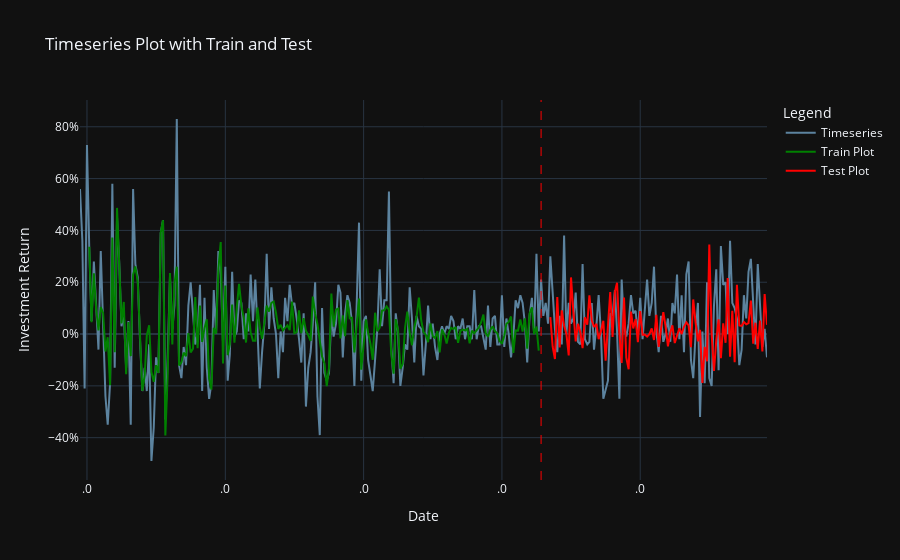

The code cell stored with this chart in its notebook:
### Code cell
timeseries_plt = np.hstack(timeseries) - 1
train_plt = np.hstack(train_plot) - 1
test_plt = np.hstack(test_plot) - 1

# Create the plot
fig = go.Figure()

# Add the timeseries line
fig.add_trace(go.Scatter(y=timeseries_plt, x=df_complete.index.tolist(), mode='lines', name='Timeseries',
                         line=dict(color='#5c839f', width=2)))  #, line=dict(color='red'))
# Add the training plot in red
fig.add_trace(go.Scatter(y=train_plt, x=df_complete.index.tolist(), mode='lines', name='Train Plot',
                         line=dict(color='green', width=2)))  #, line=dict(color='red')
# Add the testing plot in green
fig.add_trace(go.Scatter(y=test_plt, x=df_complete.index.tolist(), mode='lines', name='Test Plot',
                         line=dict(color='red', width=2)))  # , line=dict(color='green')

# Add Vertical line
fig.add_vline(x=df_complete.index.tolist()[train_size], line_color='red', line_dash='dash', line_width=1) #  line=dict(color="red", width=2, dash="dash")

# Update layout with labels
fig.update_layout(
    title='Timeseries Plot with Train and Test',
    xaxis=dict(
        title='Date',
        tickformat='.0%',
    ),
    yaxis=dict(
        title='Investment Return',
        tickformat='.0%',
    ),
    legend=dict(title="Legend")
)

# Show plot
fig.show()

### Figure 1 — Plotly figure (JSON) as saved in the notebook; plotly's stock layout.template omitted (floating-point values rounded to 4 significant figures; data arrays with more than 128 entries replaced by an {"elided": "..."} marker saying what was removed)
{"data": [{"line": {"color": "#5c839f", "width": 2}, "mode": "lines", "name": "Timeseries", "x": {"elided": "300 str values"}, "y": {"elided": "299 float values"}, "type": "scatter"}, {"line": {"color": "green", "width": 2}, "mode": "lines", "name": "Train Plot", "x": {"elided": "300 str values"}, "y": {"elided": "299 float values"}, "type": "scatter"}, {"line": {"color": "red", "width": 2}, "mode": "lines", "name": "Test Plot", "x": {"elided": "300 str values"}, "y": {"elided": "299 float values"}, "type": "scatter"}], "layout": {"shapes": [{"line": {"color": "red", "dash": "dash", "width": 1}, "type": "line", "x0": "2016-06-01", "x1": "2016-06-01", "xref": "x", "y0": 0, "y1": 1, "yref": "y domain"}], "xaxis": {"title": {"text": "Date"}, "tickformat": ".0%"}, "yaxis": {"title": {"text": "Investment Return"}, "tickformat": ".0%"}, "title": {"text": "Timeseries Plot with Train and Test"}, "legend": {"title": {"text": "Legend"}}}}
